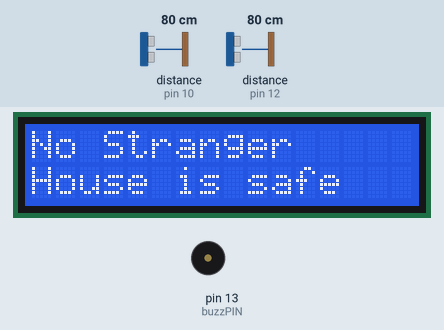
Simulated run of this sketch. Board: Arduino Uno, built with avr-gcc and run on an emulated ATmega328P. Shown: 16×2 character LCD, buzzer (waves = sounding, pin HIGH). Wiring (inferred from the names in the program): 2 × ultrasonic range finder: trigger pin 9, echo pin 10 / trigger pin 11, echo pin 12. The test bench sets the inputs (shaded band); at power-on: distance to the obstacle (sensors on pin 10, pin 12) 80 cm. The echo pulse lasts 58.3 µs per cm; pins used as bus, display or sensor lines are not drawn; what the sketch prints to the serial monitor is not drawn.

Above: at 1.2 s.
1.3 s: distance to the obstacle (sensor on pin 10) set to 72 cm
At 2.4 s:
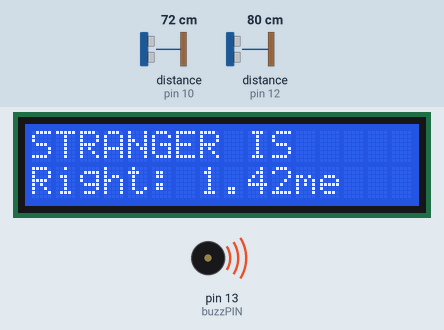
3.6 s: distance to the obstacle (sensor on pin 10) set to 2 cm
At 5.3 s:
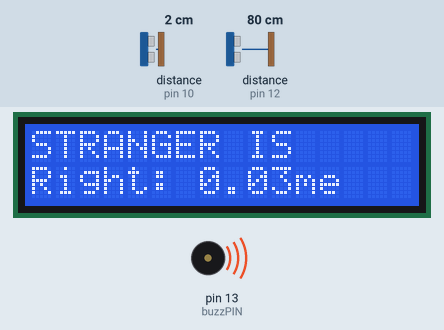
5.6 s: distance to the obstacle (sensor on pin 12) set to 2 cm
At 8.9 s:
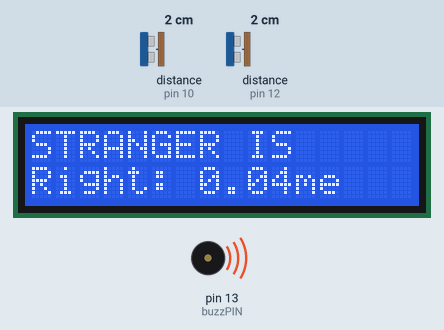
9.6 s: distance to the obstacle (sensor on pin 10) set to 120 cm
At 10.9 s:
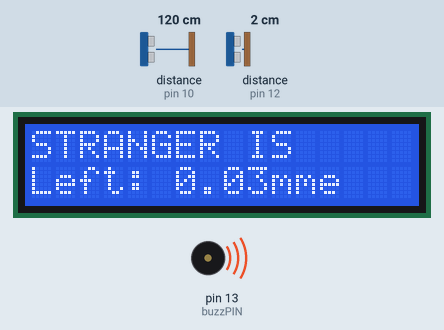
11.6 s: distance to the obstacle (sensor on pin 12) set to 4 cm
At 12.8 s:
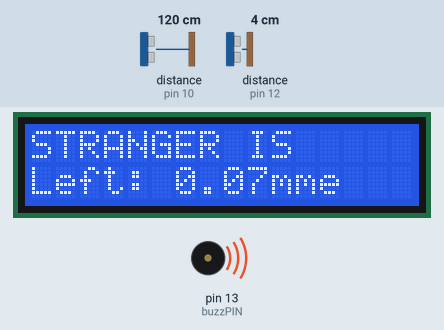
13.6 s: distance to the obstacle (sensor on pin 12) set to 9 cm
At 14.8 s:
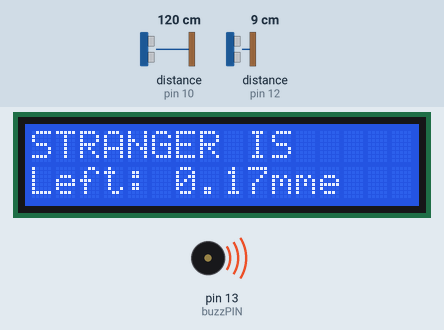
Timing chart, 0 to 16.6 s (numbered marks = the images above; inputs shaded):
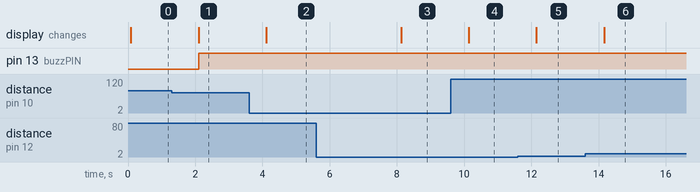

The sketch:

Question3.ino
```cpp
// C++ code
//
#include <LiquidCrystal.h>

int photpin=2;
int relpin=3;                                     //Decralation
int sensvalue=0;
const int trigPin = 9;
const int echoPin = 10;
const int trigPin1 = 11;
const int echoPin1 = 12;
const int buzzPIN=13;

long duration;
float distanceCm, distanceInch;

long duration1;
float distanceCm1, distanceInch1;

const int rs = 8, en = 7, d4 = 6, d5 = 5, d6 = 4, d7 = 2;
LiquidCrystal lcd(rs, en, d4, d5, d6, d7);

void setup()
{
  lcd.begin(16, 2);
  pinMode(trigPin, OUTPUT);
  pinMode(echoPin, INPUT);
  pinMode(trigPin1, OUTPUT);
  pinMode(echoPin1, INPUT);
  pinMode(buzzPIN,OUTPUT);
  Serial.begin(9600);

}

void loop()
{
  digitalWrite(trigPin, LOW);
  delayMicroseconds(2);
  digitalWrite(trigPin, HIGH);
  delayMicroseconds(10);
  digitalWrite(trigPin, LOW);
  duration = pulseIn(echoPin, HIGH);
  distanceCm= duration*0.034/100;
  Serial.println("Sensor 1");
  Serial.print(duration);


  digitalWrite(trigPin1, LOW);
  delayMicroseconds(2);
  digitalWrite(trigPin1, HIGH);
  delayMicroseconds(10);
  digitalWrite(trigPin1, LOW);
  duration1 = pulseIn(echoPin1, HIGH);
  distanceCm1= duration1*0.034/100;
  Serial.println("Sensor 2");
  Serial.print(duration1);


  if(distanceCm <=1.5){  // IF condition to detect if distance is below 60 cm
    lcd.setCursor(0,0);        //Setting the cordinates of cursal R
    lcd.print("STRANGER IS");

    lcd.setCursor(0,1);        //Setting the cordinates of cursal R
    lcd.print("Right: ");
    lcd.print(distanceCm);
    lcd.print("m"); //printing the value on LCD
    digitalWrite(buzzPIN,HIGH); //Buzzing the PIEZO
    delay(1000);
  }

   else if(distanceCm1 <=1.5){  // IF condition to detect if distance is below 60 cm
    lcd.setCursor(0,0);        //Setting the cordinates of cursal R
    lcd.print("STRANGER IS");

    lcd.setCursor(0,1);        //Setting the cordinates of cursal R
    lcd.print("Left: ");
    lcd.print(distanceCm1);
    lcd.print("m"); //printing the value on LCD
    digitalWrite(buzzPIN,HIGH); //Buzzing the PIEZO
    delay(1000);
  }

   else{

     lcd.setCursor(0,0); //Setting the cordinates of cursal sensor L
     lcd.print("No Stranger");
     //lcd.print("Left:");
     //lcd.print(distanceCm1);
     //lcd.print("m"); //printing the value on LCD

     lcd.setCursor(0,1);        //Setting the cordinates of cursal R
     lcd.print("House is safe");
     //lcd.print("Right: ");
     //lcd.print(distanceCm);
     //lcd.print("m"); //printing the value on LCD
     digitalWrite(buzzPIN,LOW);     // Stoping the Piezo
  }

  delay(1000); // Delaying a little bit to improve simulation performance


}
```

Measured:
- the behaviour switches between 76 and 75 cm on distance to the obstacle (sensor on pin 10) (found by bisection; images 0 and 1)
- after the input at 1.3 s, pin 13 (buzzPIN): LOW → HIGH after 0.81 s; the display: changes after 0.81 s (image 1)
- after the input at 3.6 s, the display: changes after 0.52 s (image 2)
- after the input at 5.6 s, the display: changes after 2.5 s (image 3)
- after the input at 9.6 s, the display: changes after 0.54 s (image 4)
- after the input at 11.6 s, the display: changes after 0.55 s (image 5)
- after the input at 13.6 s, the display: changes after 0.56 s (image 6)
